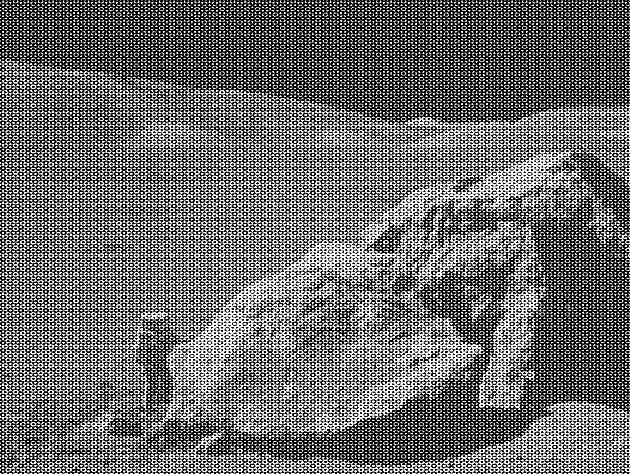
#> input picture exercises/lab9/data/moonlanding.png, 630 x 474 px
$ jupyter execute --allow-errors 09ex_numerical.ipynb
#> lines starting #> are read from the running program, lines starting #| are printed output that depends on the picture
1\. **2D minimization of a six-hump camelback function**

$$f(x,y) = \left(4-2.1x^2+\frac{x^4}{3} \right) x^2 +xy + (4y^2 -4)y^2$$

has multiple global and local minima.

- Find the global minima of this function
- How many global minima are there, and what is the function value at those points?
- What happens for an initial guess of $(x, y) = (0, 0)$?

Hints:

* Variables can be restricted to $-2 < x < 2$ and $-1 < y < 1$.
* Use `numpy.meshgrid()` and `pylab.imshow()` to find visually the regions.
* Use `scipy.optimize.minimize()`, optionally trying its optional arguments.

[cell 1]
import matplotlib.pyplot as plt
from scipy import optimize
import numpy as np
from scipy.optimize import minimize
import pylab

# six-hump camelback function
def f(x):
    return (4 - 2.1*x[0]**2 + 1/3*x[0]**4)*x[0]**2+x[0]*x[1]+(4*x[1]**2-3)*x[1]**2

# restrict variables (−2<x<2 & −1<x<1)
N = 100
x = np.linspace(-2, 2, N)
y = np.linspace(-1, 1, N)

# Create grid for visualization
x_grid, y_grid = np.meshgrid(x, y)

# Find the minima starting from (-0.7,-0.7)
min_solution1 = optimize.minimize(f, (-0.7,-0.7))
print("Values of x, y starting from (-0.7,-0.7): ", min_solution1["x"], " with function value of: ", min_solution1["fun"])

plt.figure()
fig, axes = plt.subplots(figsize = (12, 6))
image = pylab.imshow(f([x_grid, y_grid]), extent=[-2, 2, -1, 1])
axes.plot(min_solution1["x"][0],min_solution1["x"][1], marker="x", color = "r")
plt.colorbar()
axes.set_xlabel("X")
axes.set_ylabel("Y")

plt.figure()
fig, ax = plt.subplots(subplot_kw={"projection": "3d"},figsize = (8,8))
surf = ax.plot_surface(x_grid, y_grid, f([x_grid,y_grid]),alpha = 0.8)
ax.scatter(min_solution1["x"][0], min_solution1["x"][1], f(min_solution1["x"]), color = "r", marker="x", s = 150)
ax.set_xlabel("X")
ax.set_ylabel("Y")

plt.show()
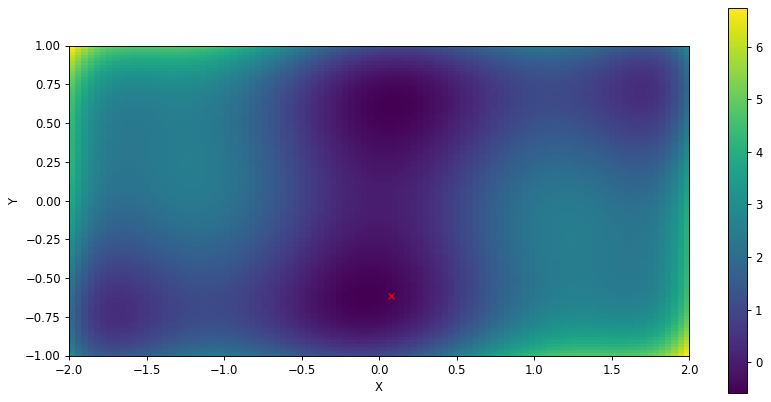
#> figure drawn by matplotlib, 2 panels
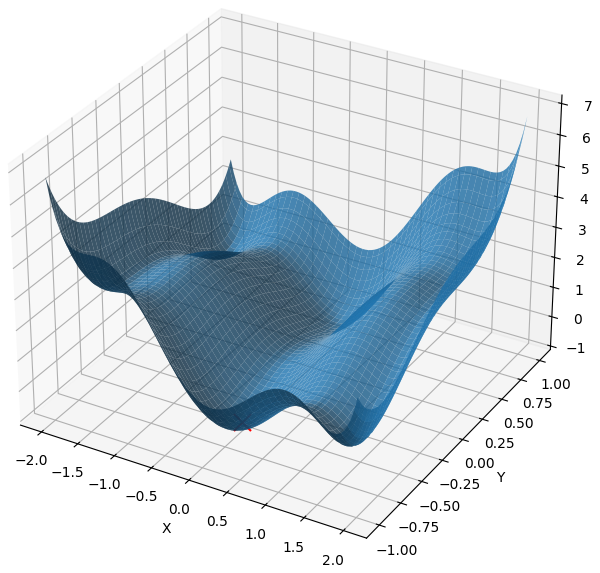
#> figure drawn by matplotlib, 1 panel


# With initial guess (0,0)
min_solution2 = optimize.minimize(f, (0,0))

print("What happens for an initial guess of $(x, y) = (0, 0)$?")
print("Values of x, y starting from (0,0):", min_solution2["x"], " with function value of: ", min_solution2["fun"])

2\. **Non-linear ODE: the damped pendulum**

The equation of the motion that a pendulum makes with respect to the angle $\theta$ with the vertical is given by:

$$\frac{d^2\theta}{dt^2} = -\frac{1}{Q} \frac{d\theta}{dt} + \sin\theta + d \cos\Omega t$$

where $t$ is time, $Q$ is the damping factor, $d$ is the forcing amplitude, and $\Omega$ is the driving frequency of the forcing.

This second order ODE needs to be written as two coupled first order ODEs defining a new variable $\omega \equiv d\theta/dt$:

$$\frac{d\theta}{dt} = \omega$$
$$\frac{d\omega}{dt} = -\frac{1}{Q}\,\omega + \sin\theta + d \cos\Omega t$$

Consider the initial conditions $\theta_0 = \omega_0 = 0$, and $Q = 2.0$, $d = 1.5$, and $\omega = 0.65$.

 - Solve the ODE with `odeint` over a pariod of 200 time steps
 - Create two plots, one of $\theta$ as a function of the time, and $\omega$ as a function of the time
 - **Optional**: determine if there is a set of parameters for which the motion is chaotic.

[cell 2]
import numpy as np
from scipy.integrate import odeint
import matplotlib.pyplot as plt

# ODE function
def pendulum(y, t, Q, d, Omega):
    theta, omega = y
    return [omega, -(1/Q)*omega + np.sin(theta) + d*np.cos(Omega*t)]

# Initial conditions and parameters
theta0 = 0
omega0 = 0

Q = 2.0
d = 1.5
Omega = 0.65

# Time points
t = np.linspace(0, 200, 200)

# Solve ODE
sol = odeint(pendulum, [theta0, omega0], t, args=(Q, d, Omega))

# Extract variables
theta = sol[:, 0]
omega = sol[:, 1]

# Plot Theta
plt.figure()
plt.plot(t, theta, label='Theta')
plt.ylabel("Angle[rad]")
plt.xlabel("Time [s]")
plt.legend()

# Plot Omega
plt.figure()
plt.plot(t, omega, label='Omega')
plt.ylabel("Angular velocity[rad/s]")
plt.xlabel("Time [s]")
plt.legend()
plt.show()
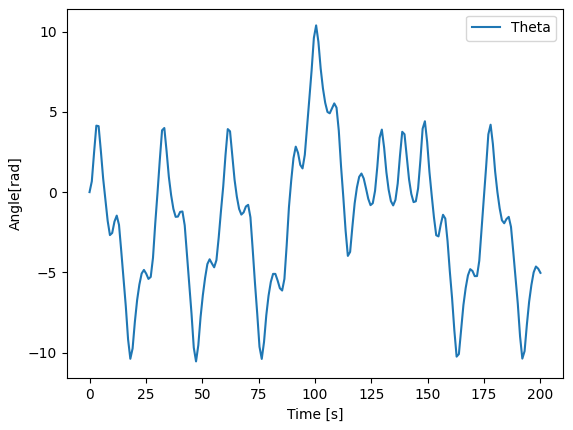
#> figure drawn by matplotlib, 1 panel; curve peaks at x = 100.5, y = 10.39
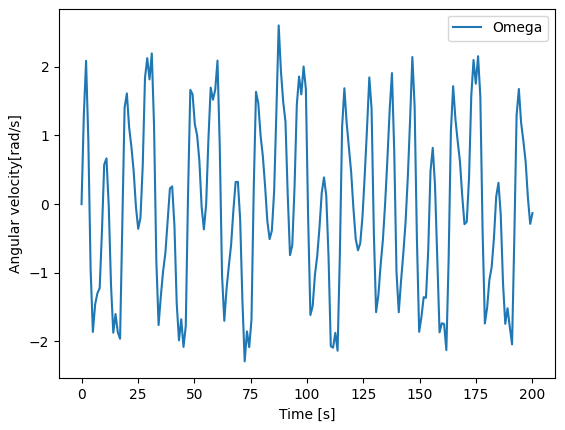
#> figure drawn by matplotlib, 1 panel; curve peaks at x = 87.44, y = 2.6

3\. **FFT of a simple dataset**

Perform a periodicity analysis on the lynxs-hares population, i.e. determine what is the period of the population of these animals.

The dataset is the one dowloaded at the beginning of Lecture 06:

 - `!wget https://www.dropbox.com/s/ebe1cnyd2gm836a/populations.txt -P data/`

[cell 3]
#!wget https://www.dropbox.com/s/ebe1cnyd2gm836a/populations.txt -P data/

from scipy import fftpack

# Import animals data
#> (the rest of this cell did not finish here and is left out)

4\. **FFT of an image**

Write a filter that removes the periodic noise from the `moonlanding.png` image by using a 2-dimensional FFT.

* Import the image as a 2D numpy array using `plt.imread("images/moonlanding.png")`. Examine the image with `plt.imshow()`, which is heavily contaminated with periodic noise.
* Check the documentation of the `scipy.fftpack` package, and find the method that performs a 2D FFT. Plot the spectrum (Fourier transform of) the image. **Hint**: use `LogNorm` to plot the colors in log scale:
```Python
from matplotlib.colors import LogNorm
plt.imshow(image, norm=LogNorm(vmin=5))
```
* Inspect the spectrum, and try to locate the regions of the power spectrum that contain the signal and those which contain the periodic noise. Use array slicing to set the noise regions to zero.
* Apply the inverse Fourier transform to plot the resulting image.

[cell 4]
import pylab
from matplotlib.colors import LogNorm
from mpl_toolkits.axes_grid1 import make_axes_locatable

# Load image
img = pylab.imread('./data/moonlanding.png')
#> img is the input picture: shape (474, 630) float32; min 0, max 1, mean 0.424

# Plot the image
plt.figure()
fig, axes = plt.subplots(1, 2 , figsize=(10, 10))
axes[0].imshow(img)
axes[0].set_title('Original image')
axes[1].imshow(img,  cmap='gray')
axes[1].set_title('Original image - Gray Scale')

# 2D FFT
img_fft_2d = fftpack.fft2(img)

plt.figure()
fig, axes = plt.subplots(1, 2 , figsize=(10, 10))
axes[0].imshow(np.abs(img_fft_2d))
axes[0].set_title('Spectrum - 2D FFT Image')

# display the absolute value of the specture in log scale
c = axes[1].imshow(np.abs(img_fft_2d),  norm=LogNorm(vmin=np.min(np.abs(img_fft_2d)), vmax=np.max(np.abs(img_fft_2d))))
axes[1].set_title('Spectrum - 2D FFT Image (Log Scale)')
divider = make_axes_locatable(axes[1])
cax = divider.append_axes("right", size="5%", pad=0.05)
fig.colorbar(c, cax = cax)

# Set high frequencies to 0
img_fft_2d[np.abs(img_fft_2d) > 3000] = 0

# Inverse Fourier transform
ifft_img = fftpack.ifft2(img_fft_2d).real
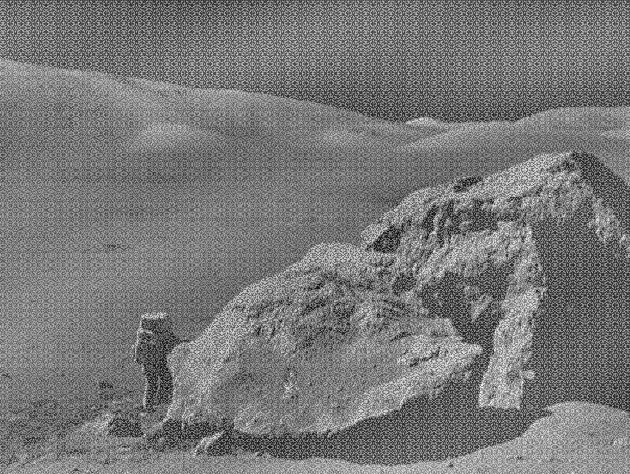
#> ifft_img: shape (474, 630) float32; min -0.545, max 0.609, mean 6.13e-10; drawn with min black and max white

# Plot the result image
plt.figure()
fig, axes = plt.subplots(1, 2 , figsize=(10, 10))
axes[0].imshow(ifft_img)
axes[0].set_title('Filtered image')
axes[1].imshow(ifft_img,  cmap='gray')
axes[1].set_title('Filtered image - Gray Scale')
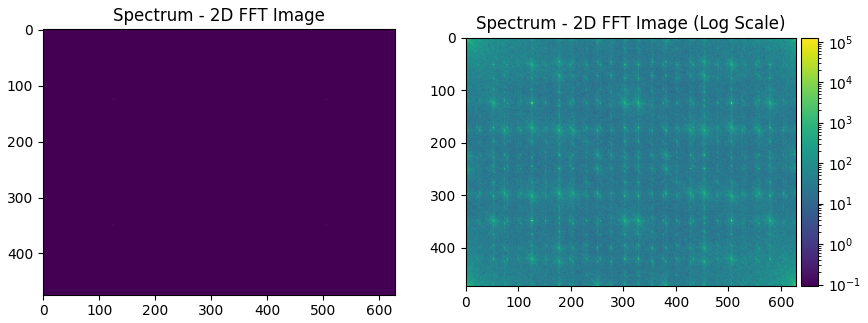
#> figure drawn by matplotlib, 3 panels
